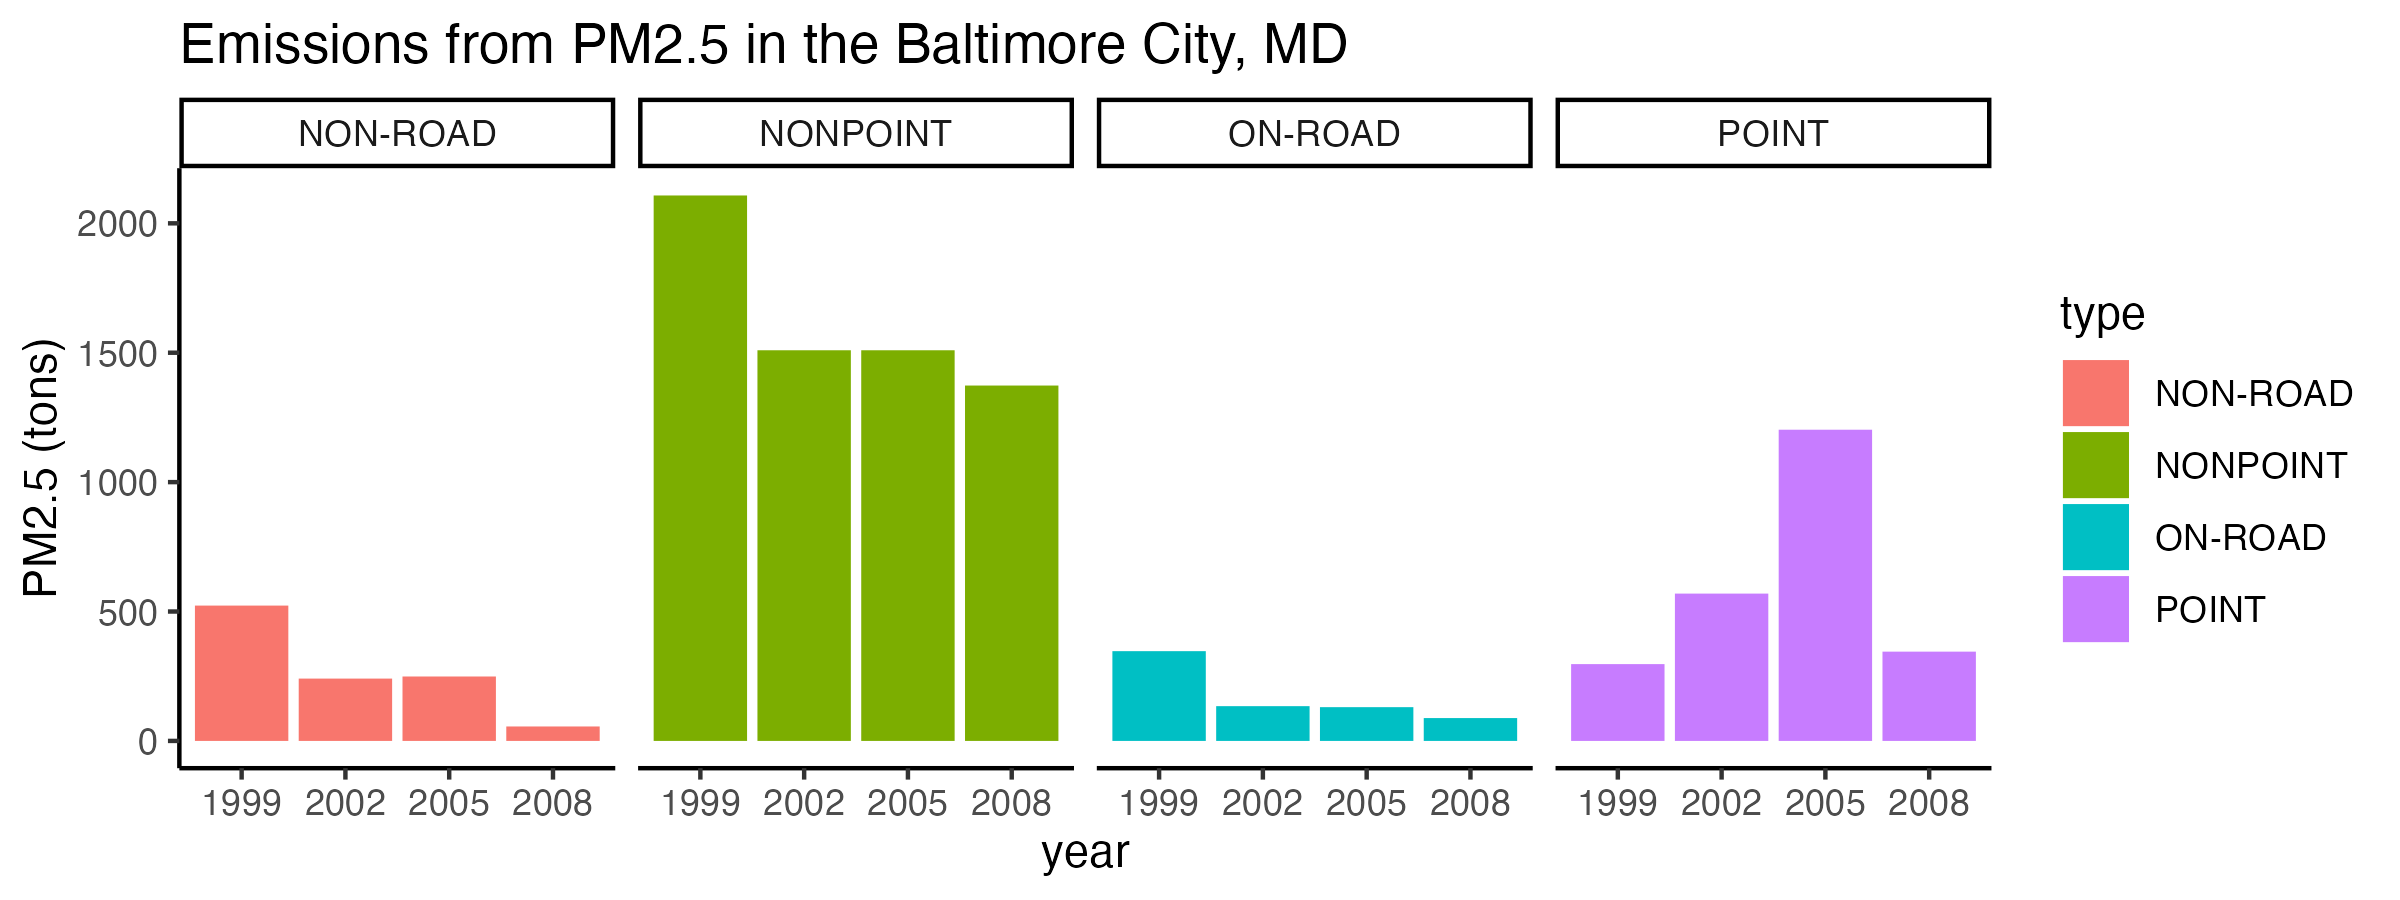

Generate this figure with R:
library(ggplot2)

# calculate the sum of emissions for different types of each year
NEI_Bal_3 <- aggregate(Emissions ~ year + type, data = NEI_Bal, FUN = sum)

# create plot 3 that shows the different types of PM2.5 emission of the Baltimore
# City from 1999 to 2008 and save it to an .png file
plot3 <- ggplot(NEI_Bal_3, aes(x = factor(year), y = Emissions, fill = type)) +
  geom_bar(stat = "identity") + facet_grid(. ~ type) +
  labs(title = "Emissions from PM2.5 in the Baltimore City, MD", 
       x = "year", y = "PM2.5 (tons)") +
  theme_classic()
ggsave("plot3.png", plot = plot3, width = 8, height = 3)
